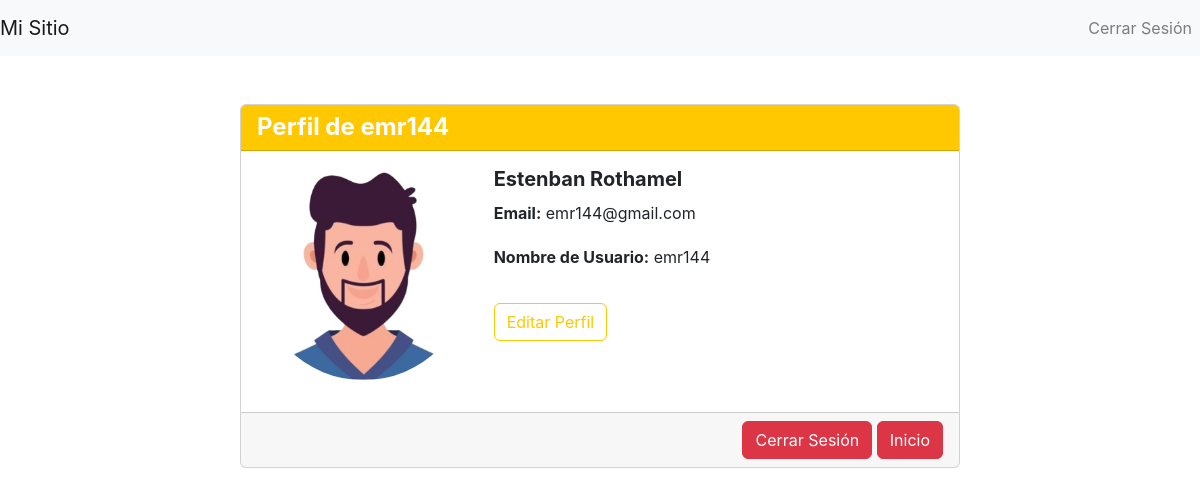
Page /start/profile/ (signed in) on the earlier database version.
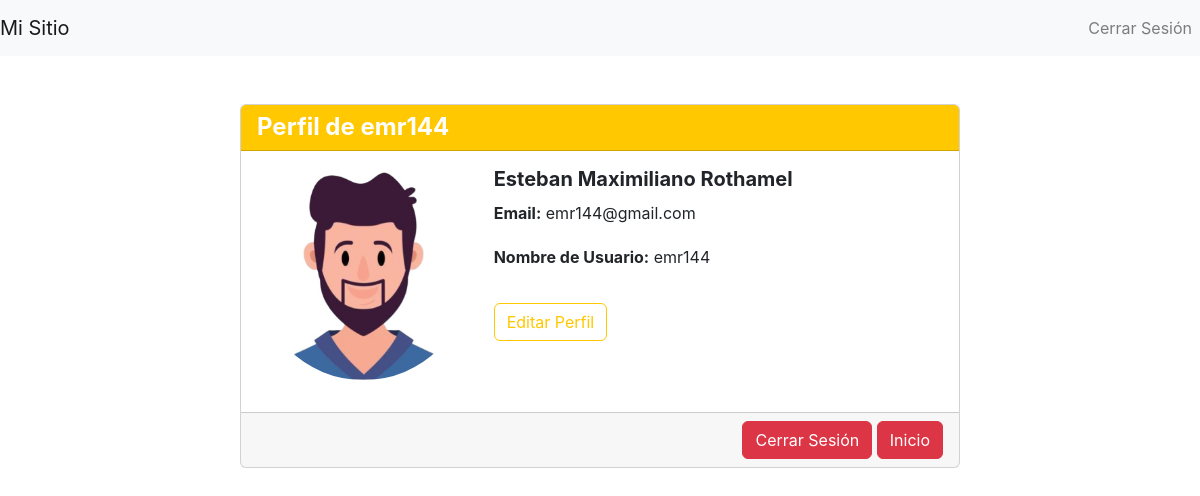
Same page on the later database version.
### Startapp/models.py (models this page shows, shortened)
class CustomUser(AbstractUser):
    email = models.EmailField(unique=True)
    image = models.ImageField(upload_to='profiles/', null=True, blank=True)

### Startapp/views.py (the view)
# urls.py: path('profile/', views.profile_view, name='profile'),
@login_required
def profile_view(request):
    return render(request, 'profile.html', {'user': request.user})

### AppProyectoFinal/templates/profile.html (shortened to what this page needs)
{% extends 'base_generic.html' %}
{% load static %}
{% block content %}
<div class="container mt-5">
    <div class="row justify-content-center">
        <div class="col-md-8">
            <div class="card">
                <div class="card-header bg-primary text-white">
                    <h4 class="mb-0">Perfil de {{ user.username }}</h4>
                </div>
                <div class="card-body">
                    <div class="row mb-3">
                        <div class="col-md-4">
                            {% if request.user.image %}
                                <img src="{{ request.user.image.url }}" class="img-fluid rounded-circle" alt="Foto de perfil">
                            {% else %}
                                <img src="{% static 'images/default_profile.png' %}" class="img-fluid rounded-circle" alt="Foto de perfil">
                            {% endif %}
                        </div>
                        <div class="col-md-8">
                            <h5>{{ user.first_name }} {{ user.last_name }}</h5>
                            <p><strong>Email:</strong> {{ user.email }}</p>
                            <p><strong>Nombre de Usuario:</strong> {{ user.username }}</p>
                            <a href="{% url 'update_profile' %}" class="btn btn-outline-primary mt-3">Editar Perfil</a>
                        </div>
                    </div>
                </div>
                <div class="card-footer text-muted text-right">
                    <a href="{% url 'logout' %}" class="btn btn-danger">Cerrar Sesión</a>
                    <a href="{% url 'inicio' %}" class="btn btn-danger">Inicio</a>
                </div>
            </div>
        </div>
    </div>
</div>
{% endblock %}

### AppProyectoFinal/templates/base_generic.html (shortened to what this page needs)
<html lang="es">
<head>
    <link href="https://stackpath.bootstrapcdn.com/bootstrap/4.5.2/css/bootstrap.min.css" rel="stylesheet">
    {% load static %}
    <link href="{% static 'css/styles.css' %}" rel="stylesheet">
</head>
<body>
    <nav class="navbar navbar-expand-lg navbar-light bg-light">
        <a class="navbar-brand" href="{% url 'inicio' %}">Mi Sitio</a>
        <div class="collapse navbar-collapse" id="navbarNav">
            <ul class="navbar-nav ml-auto">
                {% if user.is_authenticated %}
                    <li class="nav-item">
                        <a class="nav-link" href="{% url 'logout' %}">Cerrar Sesión</a>
                    </li>
                {% endif %}
            </ul>
        </div>
    </nav>
    <div class="container mt-4">
        {% block content %}{% endblock %}
    </div>
</body>
</html>

Differences in the rows shown:
changed CustomUser "emr144": first_name "Estenban" → "Esteban Maximiliano"
